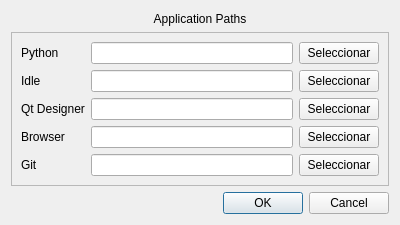
<?xml version="1.0" encoding="UTF-8"?>
<ui version="4.0">
 <class>Dialog</class>
 <widget class="QDialog" name="Dialog">
  <property name="geometry">
   <rect>
    <x>0</x>
    <y>0</y>
    <width>400</width>
    <height>225</height>
   </rect>
  </property>
  <property name="windowTitle">
   <string>Preferencias</string>
  </property>
  <layout class="QVBoxLayout" name="verticalLayout">
   <item>
    <widget class="QLabel" name="label">
     <property name="text">
      <string>Application Paths</string>
     </property>
     <property name="scaledContents">
      <bool>false</bool>
     </property>
     <property name="alignment">
      <set>Qt::AlignCenter</set>
     </property>
    </widget>
   </item>
   <item>
    <widget class="QFrame" name="frame">
     <property name="frameShape">
      <enum>QFrame::StyledPanel</enum>
     </property>
     <layout class="QGridLayout" name="gridLayout">
      <item row="0" column="2">
       <widget class="QPushButton" name="btnPathPython">
        <property name="text">
         <string>Seleccionar</string>
        </property>
       </widget>
      </item>
      <item row="0" column="1">
       <widget class="QLineEdit" name="txtPathPython"/>
      </item>
      <item row="2" column="2">
       <widget class="QPushButton" name="btnPathIdle">
        <property name="text">
         <string>Seleccionar</string>
        </property>
       </widget>
      </item>
      <item row="0" column="0">
       <widget class="QLabel" name="label_2">
        <property name="text">
         <string>Python</string>
        </property>
       </widget>
      </item>
      <item row="2" column="1">
       <widget class="QLineEdit" name="txtPathIdle"/>
      </item>
      <item row="4" column="0">
       <widget class="QLabel" name="label_4">
        <property name="text">
         <string>Browser</string>
        </property>
       </widget>
      </item>
      <item row="4" column="1">
       <widget class="QLineEdit" name="txtPathBrowser"/>
      </item>
      <item row="4" column="2">
       <widget class="QPushButton" name="btnPathBrowser">
        <property name="text">
         <string>Seleccionar</string>
        </property>
       </widget>
      </item>
      <item row="3" column="0">
       <widget class="QLabel" name="label_3">
        <property name="text">
         <string>Qt Designer</string>
        </property>
       </widget>
      </item>
      <item row="2" column="0">
       <widget class="QLabel" name="label_5">
        <property name="text">
         <string>Idle</string>
        </property>
       </widget>
      </item>
      <item row="3" column="1">
       <widget class="QLineEdit" name="txtPathDesigner"/>
      </item>
      <item row="3" column="2">
       <widget class="QPushButton" name="btnPathDesigner">
        <property name="text">
         <string>Seleccionar</string>
        </property>
       </widget>
      </item>
      <item row="5" column="0">
       <widget class="QLabel" name="label_6">
        <property name="text">
         <string>Git</string>
        </property>
       </widget>
      </item>
      <item row="5" column="1">
       <widget class="QLineEdit" name="txtPathGit"/>
      </item>
      <item row="5" column="2">
       <widget class="QPushButton" name="btnPathGit">
        <property name="text">
         <string>Seleccionar</string>
        </property>
       </widget>
      </item>
     </layout>
    </widget>
   </item>
   <item>
    <widget class="QDialogButtonBox" name="buttonBox">
     <property name="orientation">
      <enum>Qt::Horizontal</enum>
     </property>
     <property name="standardButtons">
      <set>QDialogButtonBox::Cancel|QDialogButtonBox::Ok</set>
     </property>
    </widget>
   </item>
  </layout>
 </widget>
 <resources/>
 <connections>
  <connection>
   <sender>buttonBox</sender>
   <signal>accepted()</signal>
   <receiver>Dialog</receiver>
   <slot>accept()</slot>
   <hints>
    <hint type="sourcelabel">
     <x>248</x>
     <y>254</y>
    </hint>
    <hint type="destinationlabel">
     <x>157</x>
     <y>274</y>
    </hint>
   </hints>
  </connection>
  <connection>
   <sender>buttonBox</sender>
   <signal>rejected()</signal>
   <receiver>Dialog</receiver>
   <slot>reject()</slot>
   <hints>
    <hint type="sourcelabel">
     <x>316</x>
     <y>260</y>
    </hint>
    <hint type="destinationlabel">
     <x>286</x>
     <y>274</y>
    </hint>
   </hints>
  </connection>
 </connections>
</ui>
